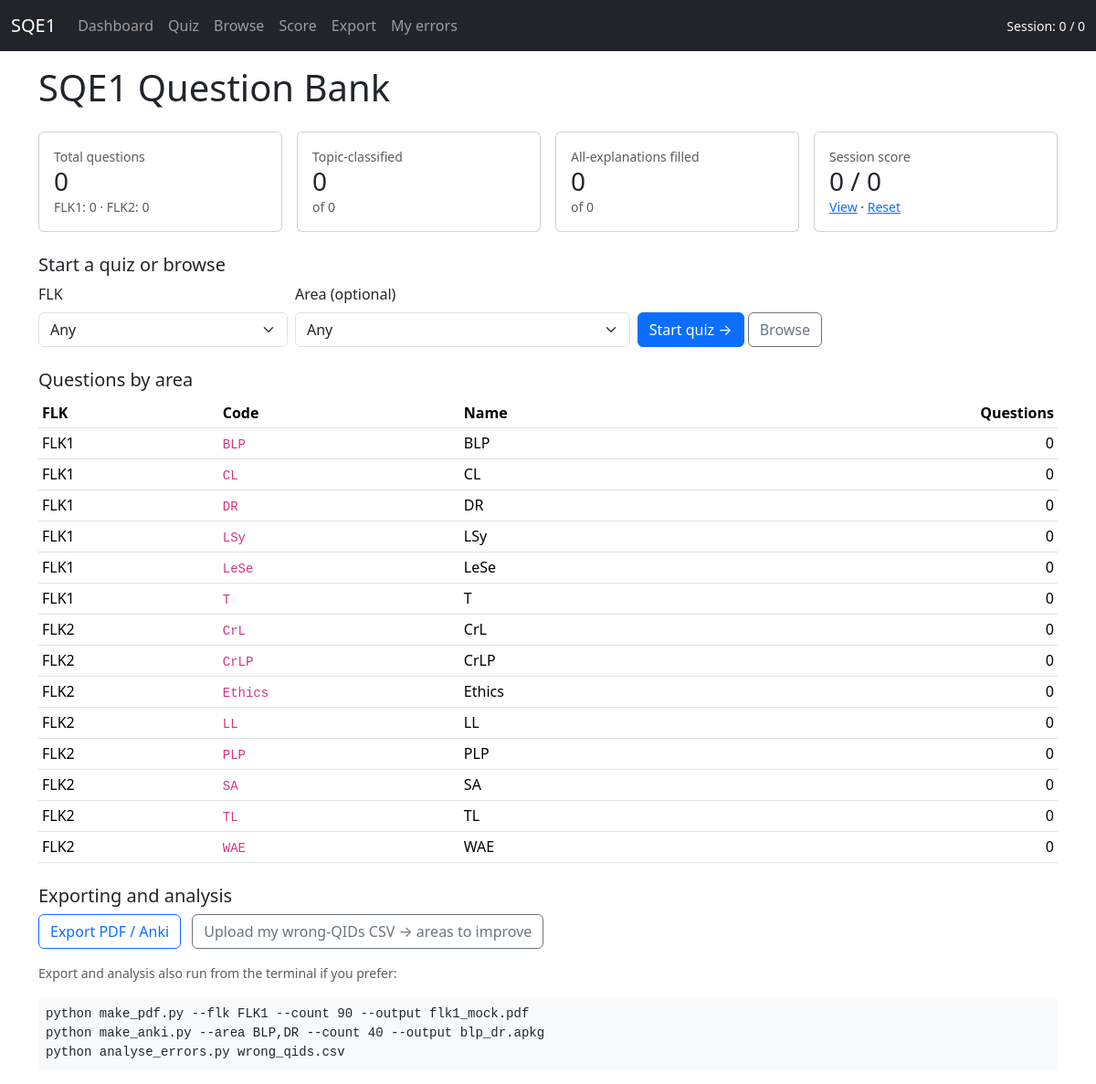
The page / on the database its author committed.
### tables this page shows
CREATE TABLE topics (
    topic_id   INTEGER PRIMARY KEY AUTOINCREMENT,
    parent_id  INTEGER REFERENCES topics(topic_id) ON DELETE CASCADE,
    level      INTEGER NOT NULL CHECK (level IN (1,2,3,4)),
    code       TEXT,
    name       TEXT NOT NULL,
    flk        TEXT NOT NULL CHECK (flk IN ('FLK1','FLK2')),
    UNIQUE (parent_id, name),
    -- composite uniqueness lets question_topics enforce flk consistency
    UNIQUE (topic_id, flk),
    CHECK (
        (level = 1 AND parent_id IS NULL  AND code IS NOT NULL) OR
        (level > 1 AND parent_id IS NOT NULL AND code IS NULL)
    )
);

### app.py (the view)
@app.route("/")
def home():
    if not DB_PATH.exists():
        return ("DB not found. Run <code>python ingest.py init</code> first.", 500)
    total = db().execute("SELECT COUNT(*) c FROM questions").fetchone()["c"]
    by_flk = {r["flk"]: r["c"] for r in
              db().execute("SELECT flk, COUNT(*) c FROM questions GROUP BY flk").fetchall()}
    classified = db().execute(
        "SELECT COUNT(DISTINCT question_id) c FROM question_topics").fetchone()["c"]
    with_all_expl = db().execute(
        "SELECT COUNT(*) c FROM questions q WHERE NOT EXISTS ("
        "  SELECT 1 FROM options o WHERE o.question_id=q.question_id "
        "    AND o.explanation IS NULL)").fetchone()["c"]
    by_area_rows = db().execute(
        "SELECT t.code, t.name, t.flk, COUNT(qt.question_id) c "
        "FROM topics t LEFT JOIN question_topics qt ON qt.topic_id=t.topic_id "
        "WHERE t.level=1 GROUP BY t.code ORDER BY t.flk, t.code"
    ).fetchall()
    return render_template(
        "home.html",
        total=total, by_flk=by_flk,
        classified=classified, with_all_expl=with_all_expl,
        by_area_rows=by_area_rows,
        score=session.get("score", {"correct": 0, "total": 0, "wrong": []}),
    )

### app.py (called while the page is built)
def db():
    if "db" not in g:
        g.db = sqlite3.connect(DB_PATH)
        g.db.row_factory = sqlite3.Row
    return g.db

### templates/home.html (shortened to what this page needs)
{% extends "base.html" %}
{% block content %}
<h1 class="mb-4">SQE1 Question Bank</h1>
<div class="row g-3 mb-4">
  <div class="col-md-3">
    <div class="card"><div class="card-body">
      <div class="text-muted small">Total questions</div>
      <div class="h3 mb-0">{{ total }}</div>
      <div class="small text-muted">FLK1: {{ by_flk.get('FLK1', 0) }}
        · FLK2: {{ by_flk.get('FLK2', 0) }}</div>
    </div></div>
  </div>
  <div class="col-md-3">
    <div class="card"><div class="card-body">
      <div class="text-muted small">Topic-classified</div>
      <div class="h3 mb-0">{{ classified }}</div>
      <div class="small text-muted">of {{ total }}</div>
    </div></div>
  </div>
  <div class="col-md-3">
    <div class="card"><div class="card-body">
      <div class="text-muted small">All-explanations filled</div>
      <div class="h3 mb-0">{{ with_all_expl }}</div>
      <div class="small text-muted">of {{ total }}</div>
    </div></div>
  </div>
  <div class="col-md-3">
    <div class="card"><div class="card-body">
      <div class="text-muted small">Session score</div>
      <div class="h3 mb-0">{{ score.correct }} / {{ score.total }}</div>
      <div class="small">
        <a href="{{ url_for('score') }}">View</a> ·
        <a href="{{ url_for('reset') }}">Reset</a>
      </div>
    </div></div>
  </div>
</div>
<h2 class="h5">Start a quiz or browse</h2>
<form action="{{ url_for('quiz') }}" method="get" class="row g-2 align-items-end mb-4">
  <div class="col-md-3">
    <label class="form-label">FLK</label>
    <select name="flk" class="form-select">
      <option value="">Any</option>
    </select>
  </div>
  <div class="col-md-4">
    <label class="form-label">Area (optional)</label>
    <select name="area" class="form-select">
      <option value="">Any</option>
    </select>
  </div>
  <div class="col-md-auto">
    <button class="btn btn-primary" type="submit">Start quiz →</button>
    <a class="btn btn-outline-secondary" href="{{ url_for('browse') }}">Browse</a>
  </div>
</form>
<h2 class="h5">Questions by area</h2>
<table class="table table-sm">
  <thead><tr><th>FLK</th><th>Code</th><th>Name</th><th class="text-end">Questions</th></tr></thead>
  <tbody>
  {% for r in by_area_rows %}
    <tr>
      <td>{{ r.flk }}</td>
      <td><code>{{ r.code }}</code></td>
      <td>{{ r.name }}</td>
      <td class="text-end">{{ r.c }}</td>
    </tr>
  {% endfor %}
  </tbody>
</table>
<h2 class="h5 mt-4">Exporting and analysis</h2>
<p>
  <a class="btn btn-outline-primary me-2" href="{{ url_for('export') }}">Export PDF / Anki</a>
  <a class="btn btn-outline-secondary" href="{{ url_for('upload_wrong_qids') }}">Upload my wrong-QIDs CSV → areas to improve</a>
</p>
<p class="small text-muted mt-2">
  Export and analysis also run from the terminal if you prefer:
</p>
<pre class="small bg-light p-2 rounded"><code>python make_pdf.py --flk FLK1 --count 90 --output flk1_mock.pdf
python make_anki.py --area BLP,DR --count 40 --output blp_dr.apkg
python analyse_errors.py wrong_qids.csv</code></pre>
{% endblock %}

### templates/base.html (shortened to what this page needs)
<!doctype html>
<html lang="en">
<head>
  <link rel="stylesheet"
        href="https://cdn.jsdelivr.net/npm/bootstrap@5.3.2/dist/css/bootstrap.min.css">
</head>
<body>
<nav class="navbar navbar-expand-md navbar-dark bg-dark fixed-top">
  <div class="container-fluid">
    <a class="navbar-brand" href="{{ url_for('home') }}">SQE1</a>
    <div class="navbar-nav">
      <a class="nav-link" href="{{ url_for('home') }}">Dashboard</a>
      <a class="nav-link" href="{{ url_for('quiz') }}">Quiz</a>
      <a class="nav-link" href="{{ url_for('browse') }}">Browse</a>
      <a class="nav-link" href="{{ url_for('score') }}">Score</a>
      <a class="nav-link" href="{{ url_for('export') }}">Export</a>
      <a class="nav-link" href="{{ url_for('upload_wrong_qids') }}">My errors</a>
    </div>
    <div class="ms-auto">
      {% set s = session.get('score', {'correct':0,'total':0}) %}
      <span class="text-light small">
        Session: {{ s.correct }} / {{ s.total }}
      </span>
    </div>
  </div>
</nav>
<main class="container">
  {% block content %}{% endblock %}
</main>
</body>
</html>

### templates/base.html (style rules this page uses)
body { padding-top: 4.5rem; }

### rows shown on the page
topics: flk "FLK1", code "BLP", name "BLP", c "0"
topics: flk "FLK1", code "LSy", name "LSy", c "0"
topics: flk "FLK1", code "LeSe", name "LeSe", c "0"
topics: flk "FLK2", code "CrL", name "CrL", c "0"
topics: flk "FLK2", code "CrLP", name "CrLP", c "0"
topics: flk "FLK2", code "Ethics", name "Ethics", c "0"
topics: flk "FLK2", code "PLP", name "PLP", c "0"
topics: flk "FLK2", code "WAE", name "WAE", c "0"

### other values the page prints
{{ s.correct }} "0"
{{ s.total }} "0"
{{ total }} "0"
{{ by_flk.get('FLK1', 0) }} "0"
{{ by_flk.get('FLK2', 0) }} "0"
{{ classified }} "0"
{{ with_all_expl }} "0"
{{ score.correct }} "0"
{{ score.total }} "0"
{{ r.flk }} "FLK1" "FLK1" "FLK1" "FLK2" "FLK2" "FLK2"
{{ r.code }} "CL" "DR" "T" "LL" "SA" "TL"
{{ r.name }} "CL" "DR" "T" "LL" "SA" "TL"
{{ r.c }} "0" "0" "0" "0" "0" "0"
